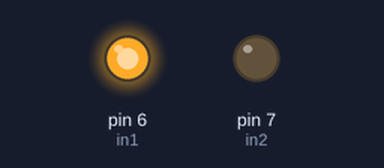
A sketch run on a simulated Arduino Uno, built with avr-gcc and run on an emulated ATmega328P. Parts: output pins drawn as LEDs (lit = HIGH).

Above: at 0.1 s.
Timing chart, 0 to 1.6 s (numbered marks = the images above):
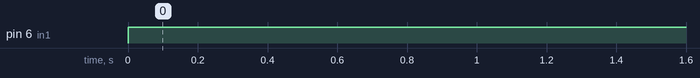

The sketch:

test1.ino
```cpp
int in1 = 6;
int in2 = 7;

void setup()
{
  pinMode (in1, OUTPUT);
  pinMode (in2, OUTPUT);

}

void loop()
{
  digitalWrite (in1, HIGH);
  digitalWrite (in2, LOW);


}
```

Measured:
- by itself, pin 6 (in1): LOW → HIGH at 0.00 s
